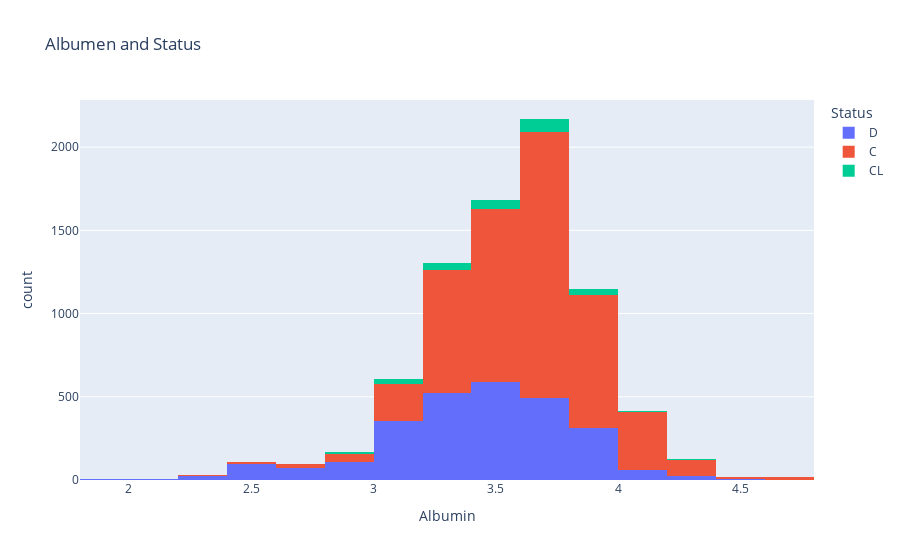

The notebook cell saved with this chart:
### Code cell
fig = px.histogram(df, x='Albumin',
                  color='Status',
                  title= 'Albumen and Status',
                  nbins=20)
fig.show()

### Figure 1 — Plotly figure (JSON) as saved in the notebook; plotly's stock layout.template omitted (floating-point values rounded to 4 significant figures; data arrays with more than 128 entries replaced by an {"elided": "..."} marker saying what was removed)
{"data": [{"alignmentgroup": "True", "bingroup": "x", "hovertemplate": "Status=D<br>Albumin=%{x}<br>count=%{y}<extra></extra>", "legendgroup": "D", "marker": {"color": "#636efa", "pattern": {"shape": ""}}, "name": "D", "nbinsx": 20, "offsetgroup": "D", "orientation": "v", "showlegend": true, "type": "histogram", "x": {"elided": "2665 float values"}, "xaxis": "x", "yaxis": "y"}, {"alignmentgroup": "True", "bingroup": "x", "hovertemplate": "Status=C<br>Albumin=%{x}<br>count=%{y}<extra></extra>", "legendgroup": "C", "marker": {"color": "#EF553B", "pattern": {"shape": ""}}, "name": "C", "nbinsx": 20, "offsetgroup": "C", "orientation": "v", "showlegend": true, "type": "histogram", "x": {"elided": "4965 float values"}, "xaxis": "x", "yaxis": "y"}, {"alignmentgroup": "True", "bingroup": "x", "hovertemplate": "Status=CL<br>Albumin=%{x}<br>count=%{y}<extra></extra>", "legendgroup": "CL", "marker": {"color": "#00cc96", "pattern": {"shape": ""}}, "name": "CL", "nbinsx": 20, "offsetgroup": "CL", "orientation": "v", "showlegend": true, "type": "histogram", "x": {"elided": "275 float values"}, "xaxis": "x", "yaxis": "y"}], "layout": {"barmode": "relative", "legend": {"title": {"text": "Status"}, "tracegroupgap": 0}, "title": {"text": "Albumen and Status"}, "xaxis": {"anchor": "y", "domain": [0, 1], "title": {"text": "Albumin"}}, "yaxis": {"anchor": "x", "domain": [0, 1], "title": {"text": "count"}}}}
